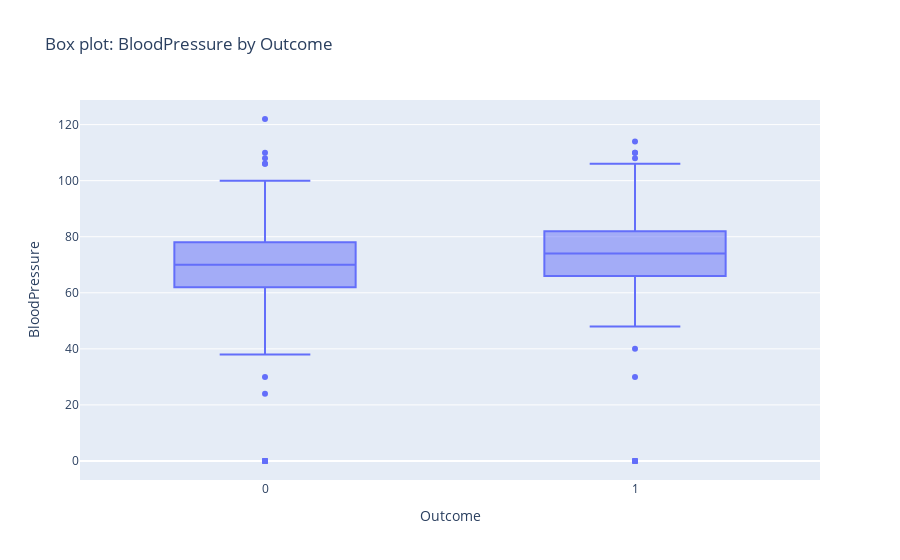

Write notebook code for a chart like this one.
### Code cell
px.box(df, x="Outcome", y="BloodPressure", title="Box plot: BloodPressure by Outcome")

### Figure 1 — Plotly figure (JSON) as saved in the notebook; plotly's stock layout.template omitted (floating-point values rounded to 4 significant figures; data arrays with more than 128 entries replaced by an {"elided": "..."} marker saying what was removed)
{"data": [{"alignmentgroup": "True", "hovertemplate": "Outcome=%{x}<br>BloodPressure=%{y}<extra></extra>", "legendgroup": "", "marker": {"color": "#636efa"}, "name": "", "notched": false, "offsetgroup": "", "orientation": "v", "showlegend": false, "type": "box", "x": {"elided": "768 int values"}, "x0": " ", "xaxis": "x", "y": {"elided": "768 int values"}, "y0": " ", "yaxis": "y"}], "layout": {"boxmode": "group", "legend": {"tracegroupgap": 0}, "title": {"text": "Box plot: BloodPressure by Outcome"}, "xaxis": {"anchor": "y", "domain": [0, 1], "title": {"text": "Outcome"}}, "yaxis": {"anchor": "x", "domain": [0, 1], "title": {"text": "BloodPressure"}}}}
